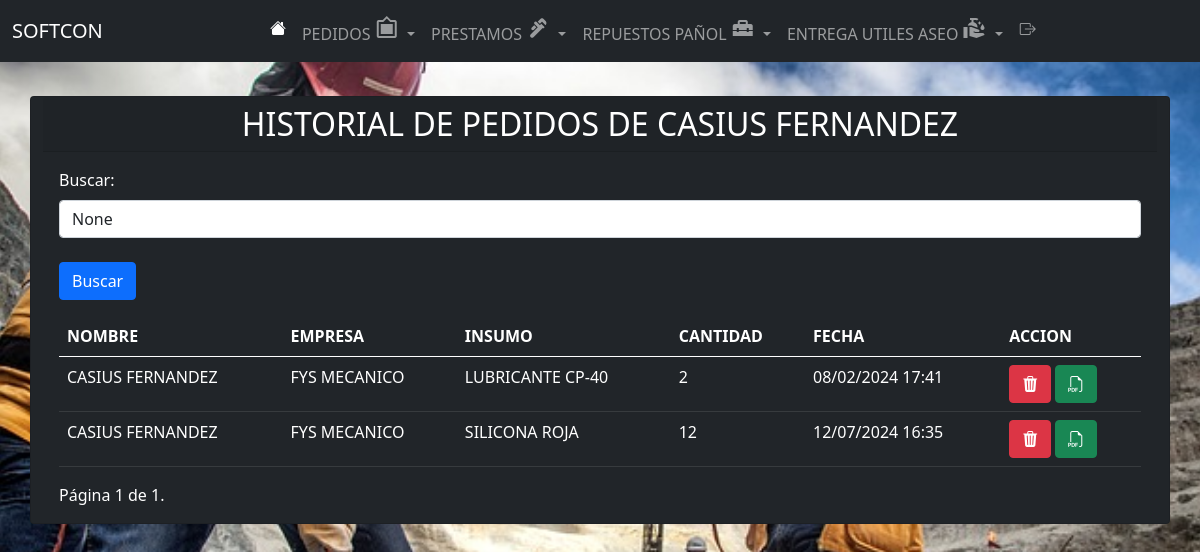
The app's page /lista_pedido_trabajador/14/ (signed in) with its own data.
### app/models.py (models this page shows, shortened)
class Obrero(models.Model):
    nombre = models.CharField(max_length=100)
    def __str__(self):
        return self.nombre

class Pedido(models.Model):
    solicitante = models.ForeignKey(Obrero, related_name="pedido", on_delete=models.CASCADE, verbose_name="OBRERO")
    compañia = models.ForeignKey(Empresa, related_name="Pedido", on_delete=models.CASCADE, verbose_name="EMPRESA")
    insumo = models.ForeignKey(Material, related_name="Pedido", on_delete=models.CASCADE, verbose_name="INSUMO")
    cantidad = models.IntegerField(verbose_name="CANTIDAD")
    area = models.CharField(max_length=100, verbose_name="AREA")
    fecha_pedido = models.DateTimeField(default=timezone.now)

class Empresa(models.Model):
    nombre = models.CharField(max_length=100)
    def __str__(self):
        return self.nombre

class Material(models.Model):
    nombre = models.CharField(max_length=100)
    def __str__(self):
        return self.nombre

### app/views.py (the view, shortened to what this page needs)
# urls.py: path('lista_pedido_trabajador/<int:trabajador_id>/', lista_pedido_trabajador, name='lista_pedido_trabajador'),
@login_required
def lista_pedido_trabajador(request, trabajador_id):
    obrero = get_object_or_404(Obrero, id=trabajador_id)
    pedidos = Pedido.objects.filter(solicitante=obrero)
    for pedido in pedidos:
        pedido.fecha_pedido_formatted = pedido.fecha_pedido.strftime("%d/%m/%Y %H:%M")
    search_term = request.GET.get('buscar')
    paginator = Paginator(pedidos, 9)
    page = request.GET.get('page')
    try:
        pedidos = paginator.page(page)
    except PageNotAnInteger:
        pedidos = paginator.page(1)
    except EmptyPage:
        pedidos = paginator.page(paginator.num_pages)
    return render(request, 'app/lista_pedido_trabajador.html', {'pedidos': pedidos, 'obrero': obrero, 'search_term': search_term})

### app/templates/app/lista_pedido_trabajador.html (shortened to what this page needs)
{% extends 'app/base.html' %}
{% block content %}
<link rel="stylesheet" type="text/css" href="https://cdn.datatables.net/1.11.5/css/jquery.dataTables.css">
<br><br><br><br>
  <div class="container">
    <div class="row justify-content-center">
      <div class="card bg-dark text-white">
        <h2 class="card-header text-center">HISTORIAL DE PEDIDOS DE {{ obrero.nombre }}</h2>
        <div class="card-body">
          <div class="mb-3">
            <form method="GET" action="{% url 'lista_pedido' %}">
                <label for="buscar" class="form-label">Buscar:</label>
                <input type="text" class="form-control" id="buscar" name="buscar" placeholder="Escribe para buscar..."
                    value="{{ search_term }}">
                    <br>
                <button type="submit" class="btn btn-primary">Buscar</button>
            </form>
          </div>
          <table class="table mx-auto table-dark">
            <thead>
              <tr>
                <th scope="col">NOMBRE</th>
                <th scope="col">EMPRESA</th>
                <th scope="col">INSUMO</th>
                <th scope="col">CANTIDAD</th>
                <th scope="col">FECHA</th>
                <th scope="col">ACCION</th>
              </tr>
            </thead>
            <tbody>
              {% for pedido in pedidos %}
                <tr>
                    <td>{{ pedido.solicitante }}</td>
                    <td>{{ pedido.compañia }}</td>
                    <td>{{ pedido.insumo }}</td>
                    <td>{{ pedido.cantidad }}</td>
                    <td>{{ pedido.fecha_pedido_formatted }}</td>
                    <td>
                        <a href="{% url 'eliminar_pedido' pedido.id %}" class="btn btn-danger"><i class="bi bi-trash3-fill"></i></a>
                        <a href="{% url 'generar_pdf_pedido' obrero_id=pedido.solicitante.id %}" class="btn btn-success"><i class="bi bi-filetype-pdf"></i></a>
                    </td>
                </tr>
              {% endfor %}
            </tbody>
          </table>
          <div class="pagination">
            <span class="step-links">
                <span class="current">
                    Página {{ pedidos.number }} de {{ pedidos.paginator.num_pages }}.
                </span>
            </span>
          </div>
        </div>
      </div>
    </div>
  </div>
{% endblock %}

### records on screen
Obrero: nombre "CASIUS FERNANDEZ"
Pedido: solicitante "CASIUS FERNANDEZ", compañia "FYS MECANICO", insumo "LUBRICANTE CP-40", cantidad "2", fecha_pedido_formatted "08/02/2024 17:41"
Pedido: solicitante "CASIUS FERNANDEZ", compañia "FYS MECANICO", insumo "SILICONA ROJA", cantidad "12", fecha_pedido_formatted "12/07/2024 16:35"

### other values on screen
{{ pedidos.number }} "1"
{{ pedidos.paginator.num_pages }} "1"
